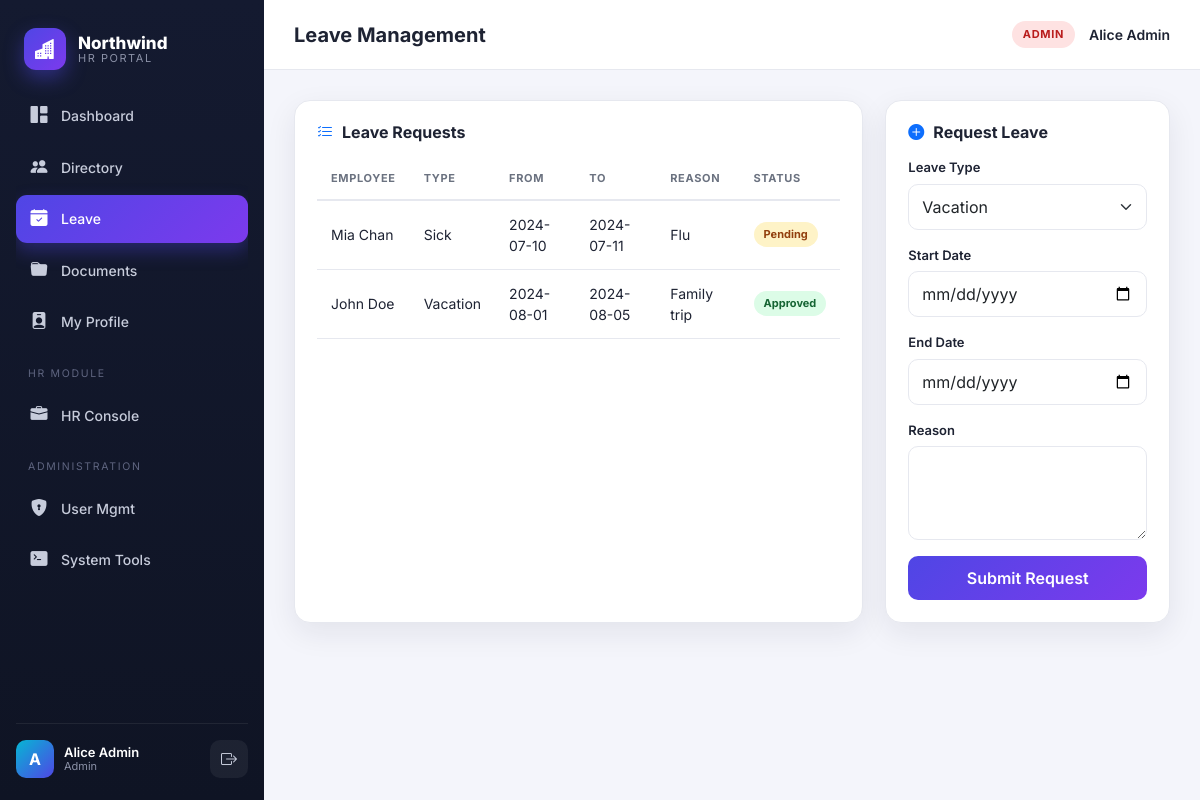
Screenshot of /leave (signed in) with the database file from the repository.
### tables this page shows
CREATE TABLE users (
        id INTEGER PRIMARY KEY AUTOINCREMENT,
        username TEXT UNIQUE NOT NULL,
        password TEXT NOT NULL,          -- MD5 (weak)
        full_name TEXT,
        email TEXT,
        role TEXT NOT NULL,              -- admin | hr | employee
        department TEXT,
        title TEXT,
        salary INTEGER,
        phone TEXT,
        bio TEXT,                        -- stored XSS sink
        avatar TEXT,
        security_question TEXT,
        security_answer TEXT,            -- cleartext (weak recovery)
        active INTEGER DEFAULT 1
    );

CREATE TABLE leave_requests (
        id INTEGER PRIMARY KEY AUTOINCREMENT,
        user_id INTEGER,
        leave_type TEXT,
        start_date TEXT,
        end_date TEXT,
        reason TEXT,                     -- stored XSS sink
        status TEXT DEFAULT 'Pending',
        created_at TEXT DEFAULT CURRENT_TIMESTAMP
    );

### app.py (the view, shortened to what this page needs)
@app.route("/leave", methods=["GET", "POST"])
@login_required
def leave():
    db = get_db()
    user = current_user()
    reflected = request.args.get("filter", "")
    rows = db.execute(
        """SELECT lr.*, u.full_name FROM leave_requests lr
           JOIN users u ON u.id = lr.user_id ORDER BY lr.id DESC"""
    ).fetchall()
    return render_template("leave.html", rows=rows, user=user, reflected=reflected)

### app.py (called while the page is built)
def get_db():
    if "db" not in g:
        g.db = sqlite3.connect(DATABASE)
        g.db.row_factory = sqlite3.Row
    return g.db

def current_user():
    if "user_id" not in session:
        return None
    db = get_db()
    return db.execute("SELECT * FROM users WHERE id=?", (session["user_id"],)).fetchone()

def login_required(fn):
    from functools import wraps
    @wraps(fn)
    def wrapper(*a, **k):
        if "user_id" not in session:
            return redirect(url_for("login"))
        return fn(*a, **k)
    return wrapper

### templates/leave.html (shortened to what this page needs)
{% extends "base.html" %}
{% set active='leave' %}
{% block heading %}Leave Management{% endblock %}
{% block content %}
<div class="grid-2">
  <div class="panel">
    <h3><i class="bi bi-list-check text-primary"></i> Leave Requests</h3>
    <table class="tbl">
      <thead><tr><th>Employee</th><th>Type</th><th>From</th><th>To</th><th>Reason</th><th>Status</th></tr></thead>
      <tbody>
      {% for r in rows %}
        <tr>
          <td>{{ r['full_name'] }}</td>
          <td>{{ r['leave_type'] }}</td>
          <td>{{ r['start_date'] }}</td>
          <td>{{ r['end_date'] }}</td>
          <td>{{ r['reason']|safe }}</td>
          <td><span class="pill {{ r['status'] }}">{{ r['status'] }}</span></td>
        </tr>
      {% endfor %}
      </tbody>
    </table>
  </div>
  <div class="panel">
    <h3><i class="bi bi-plus-circle-fill text-primary"></i> Request Leave</h3>
    <form method="post">
      <div class="mb-3">
        <label>Leave Type</label>
        <select class="form-select" name="leave_type">
          <option>Vacation</option><option>Sick</option><option>Personal</option><option>Unpaid</option>
        </select>
      </div>
      <div class="mb-3"><label>Start Date</label><input class="form-control" type="date" name="start_date"></div>
      <div class="mb-3"><label>End Date</label><input class="form-control" type="date" name="end_date"></div>
      <div class="mb-3"><label>Reason</label><textarea class="form-control" name="reason" rows="3"></textarea></div>
      <button class="btn-grad w-100" type="submit">Submit Request</button>
    </form>
  </div>
</div>
{% endblock %}

### templates/base.html (shortened to what this page needs)
<!doctype html>
<html lang="en">
<head>
  <link href="https://cdn.jsdelivr.net/npm/bootstrap@5.3.3/dist/css/bootstrap.min.css" rel="stylesheet">
  <link href="https://cdn.jsdelivr.net/npm/bootstrap-icons@1.11.3/font/bootstrap-icons.css" rel="stylesheet">
  <link rel="stylesheet" href="{{ url_for('static', filename='css/style.css') }}">
</head>
<body>
{% if user %}
<div class="app-shell">
  <aside class="sidebar">
    <div class="brand">
      <div class="brand-mark"><i class="bi bi-buildings-fill"></i></div>
      <div class="brand-text">
        <span class="brand-name">Northwind</span>
        <span class="brand-sub">HR Portal</span>
      </div>
    </div>
    <nav class="nav-list">
      <a href="{{ url_for('dashboard') }}" class="nav-item {% if active=='dashboard' %}active{% endif %}"><i class="bi bi-grid-1x2-fill"></i><span>Dashboard</span></a>
      <a href="{{ url_for('employees') }}" class="nav-item {% if active=='employees' %}active{% endif %}"><i class="bi bi-people-fill"></i><span>Directory</span></a>
      <a href="{{ url_for('leave') }}" class="nav-item {% if active=='leave' %}active{% endif %}"><i class="bi bi-calendar-check-fill"></i><span>Leave</span></a>
      <a href="{{ url_for('documents') }}" class="nav-item {% if active=='documents' %}active{% endif %}"><i class="bi bi-folder-fill"></i><span>Documents</span></a>
      <a href="{{ url_for('profile') }}" class="nav-item {% if active=='profile' %}active{% endif %}"><i class="bi bi-person-badge-fill"></i><span>My Profile</span></a>
      {% if user['role'] in ['hr','admin'] %}
      <div class="nav-section">HR Module</div>
      <a href="{{ url_for('hr_home') }}" class="nav-item {% if active=='hr' %}active{% endif %}"><i class="bi bi-briefcase-fill"></i><span>HR Console</span></a>
      {% endif %}
      {% if user['role'] == 'admin' %}
      <div class="nav-section">Administration</div>
      <a href="{{ url_for('admin_home') }}" class="nav-item {% if active=='admin' %}active{% endif %}"><i class="bi bi-shield-lock-fill"></i><span>User Mgmt</span></a>
      <a href="{{ url_for('admin_ping') }}" class="nav-item {% if active=='tools' %}active{% endif %}"><i class="bi bi-terminal-fill"></i><span>System Tools</span></a>
      {% endif %}
    </nav>
    <div class="sidebar-foot">
      <div class="mini-user">
        <div class="mini-avatar">{{ user['full_name'][0] }}</div>
        <div class="mini-meta">
          <span class="mini-name">{{ user['full_name'] }}</span>
          <span class="mini-role">{{ user['role']|capitalize }}</span>
        </div>
      </div>
      <a href="{{ url_for('logout') }}" class="logout-btn"><i class="bi bi-box-arrow-right"></i></a>
    </div>
  </aside>
  <div class="main">
    <header class="topbar">
      <div class="topbar-title">{% block heading %}{% endblock %}</div>
      <div class="topbar-actions">
        <div class="badge-role role-{{ user['role'] }}">{{ user['role']|upper }}</div>
        <span class="topbar-name">{{ user['full_name'] }}</span>
      </div>
    </header>
    <div class="content">
      {% block content %}{% endblock %}
    </div>
  </div>
</div>
{% else %}
  {% block auth %}{% endblock %}
{% endif %}
</body>
</html>

### static/css/style.css (style rules this page uses)
:root { --bg:#0f1220; --bg-2:#151a2d; --panel:#ffffff; --ink:#1e2333; --muted:#6b7280; --line:#e6e8ef; --brand:#4f46e5; --brand-2:#7c3aed; --accent:#06b6d4; --good:#10b981; --warn:#f59e0b; --bad:#ef4444; --sidebar:#12172a; --sidebar-ink:#c7ccdb; --radius:16px; --shadow:0 10px 30px rgba(20,24,45,.08); }
* { box-sizing:border-box }
body { margin:0;font-family:'Inter',system-ui,sans-serif; background:#f4f5fb;color:var(--ink); }
a { text-decoration:none;color:inherit }
.app-shell { display:flex;min-height:100vh }
.sidebar { width:264px;flex-shrink:0;background:linear-gradient(180deg,#141a30,#0f1424); color:var(--sidebar-ink);display:flex;flex-direction:column;padding:22px 16px; position:sticky;top:0;height:100vh; }
.brand { display:flex;align-items:center;gap:12px;padding:6px 8px 22px }
.brand-mark { width:42px;height:42px;border-radius:12px;display:grid;place-items:center; background:linear-gradient(135deg,var(--brand),var(--brand-2)); color:#fff;font-size:20px;box-shadow:0 8px 20px rgba(79,70,229,.45); }
.brand-text { display:flex;flex-direction:column;line-height:1.1 }
.brand-name { font-weight:800;color:#fff;font-size:17px }
.brand-sub { font-size:11px;letter-spacing:.14em;text-transform:uppercase;color:#8b91a7 }
.nav-list { display:flex;flex-direction:column;gap:4px;flex:1;overflow-y:auto }
.nav-section { font-size:10.5px;letter-spacing:.16em;text-transform:uppercase;color:#5f6580;padding:16px 12px 6px }
.nav-item { display:flex;align-items:center;gap:12px;padding:11px 13px;border-radius:11px; color:var(--sidebar-ink);font-weight:500;font-size:14px;transition:.15s; }
.nav-item i { font-size:17px;width:20px;text-align:center }
.nav-item.active { background:linear-gradient(135deg,var(--brand),var(--brand-2));color:#fff; box-shadow:0 8px 18px rgba(79,70,229,.35); }
.sidebar-foot { display:flex;align-items:center;gap:10px;padding-top:16px;border-top:1px solid rgba(255,255,255,.07);margin-top:12px }
.mini-user { display:flex;align-items:center;gap:10px;flex:1 }
.mini-avatar { width:38px;height:38px;border-radius:10px;background:linear-gradient(135deg,var(--accent),var(--brand));display:grid;place-items:center;color:#fff;font-weight:700 }
.mini-meta { display:flex;flex-direction:column;line-height:1.2 }
.mini-name { color:#fff;font-size:13px;font-weight:600 }
.mini-role { font-size:11px;color:#8b91a7 }
.logout-btn { width:38px;height:38px;border-radius:10px;display:grid;place-items:center;background:rgba(255,255,255,.06);color:#c7ccdb }
.main { flex:1;display:flex;flex-direction:column;min-width:0 }
.topbar { height:70px;background:#fff;border-bottom:1px solid var(--line); display:flex;align-items:center;justify-content:space-between;padding:0 30px; position:sticky;top:0;z-index:10; }
.topbar-title { font-size:20px;font-weight:700 }
.topbar-actions { display:flex;align-items:center;gap:14px }
.topbar-name { font-weight:600;font-size:14px }
.badge-role { font-size:11px;font-weight:700;letter-spacing:.06em;padding:5px 11px;border-radius:999px }
.role-admin { background:#fee2e2;color:#b91c1c }
.content { padding:30px;flex:1 }
.grid-2 { display:grid;grid-template-columns:2fr 1fr;gap:22px }
.panel { background:#fff;border:1px solid var(--line);border-radius:var(--radius);box-shadow:var(--shadow);padding:22px }
.panel h3 { font-size:16px;font-weight:700;margin:0 0 16px;display:flex;align-items:center;gap:9px }
.tbl { width:100%;border-collapse:collapse }
.tbl th { font-size:11px;text-transform:uppercase;letter-spacing:.06em;color:var(--muted);text-align:left;padding:12px 14px;border-bottom:2px solid var(--line) }
.tbl td { padding:13px 14px;border-bottom:1px solid var(--line);font-size:14px }
.pill { font-size:11px;font-weight:700;padding:4px 10px;border-radius:999px;display:inline-block }
.pill.Pending { background:#fef3c7;color:#92400e }
.pill.Approved { background:#dcfce7;color:#166534 }
.btn-grad { background:linear-gradient(135deg,var(--brand),var(--brand-2));border:none;color:#fff;font-weight:600;padding:10px 18px;border-radius:10px;transition:.15s;cursor:pointer }
.form-control,.form-select { border-radius:10px;border:1px solid var(--line);padding:10px 13px }
label { font-size:13px;font-weight:600;margin-bottom:6px;display:block }

### rows the page displays
users: full_name "A", full_name "Alice Admin", role "Admin", role "ADMIN"
leave_requests: full_name "Mia Chan", leave_type "Sick", start_date "2024-07-10", end_date "2024-07-11", reason "Flu", status "Pending"
leave_requests: full_name "John Doe", leave_type "Vacation", start_date "2024-08-01", end_date "2024-08-05", reason "Family trip", status "Approved"
